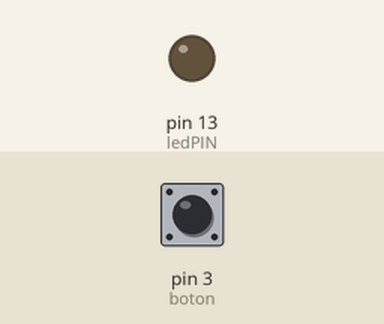
Recording of a sketch running on a simulated Arduino Uno, built with avr-gcc and run on an emulated ATmega328P. On the bench: output pins drawn as LEDs (lit = HIGH). The inputs (shaded band) are chosen by the test bench; at power-on: pin 3 (boton) LOW.

Above: at 1.2 s.
1.3 s: pin 3 (boton) pulled HIGH for 0.15 s
At 1.37 s:
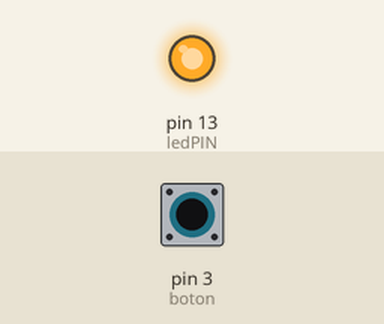
2.9 s: pin 3 (boton) pulled HIGH for 3.2 s
At 6.8 s:
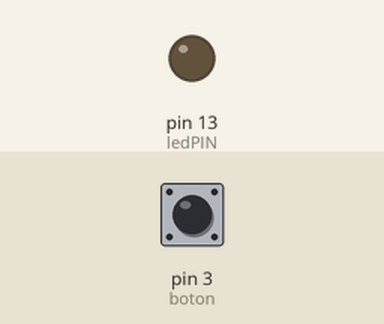
Timing chart, 0 to 8.3 s (numbered marks = the images above; inputs shaded):
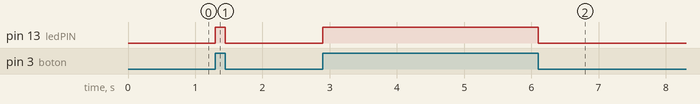

Measured:
- after the input at 1.3 s, pin 13 (ledPIN): LOW → HIGH at once, → LOW 0.15 s later
- after the input at 2.9 s, pin 13 (ledPIN): LOW → HIGH at once, → LOW 3.2 s later

The sketch:

practica2.ino
```cpp
/*
Practica 2
*/
int ledPIN = 13;
int boton =3;
/*
Metodo SETUP
*/
void setup()
{
  pinMode(ledPIN, OUTPUT);
}

/*
Metodo LOOP
*/
void loop()
{
  if(digitalRead(boton)==HIGH)
  {
    digitalWrite(ledPIN, HIGH);
  }
  else
  {
    digitalWrite(ledPIN, LOW);
  }
}
```
